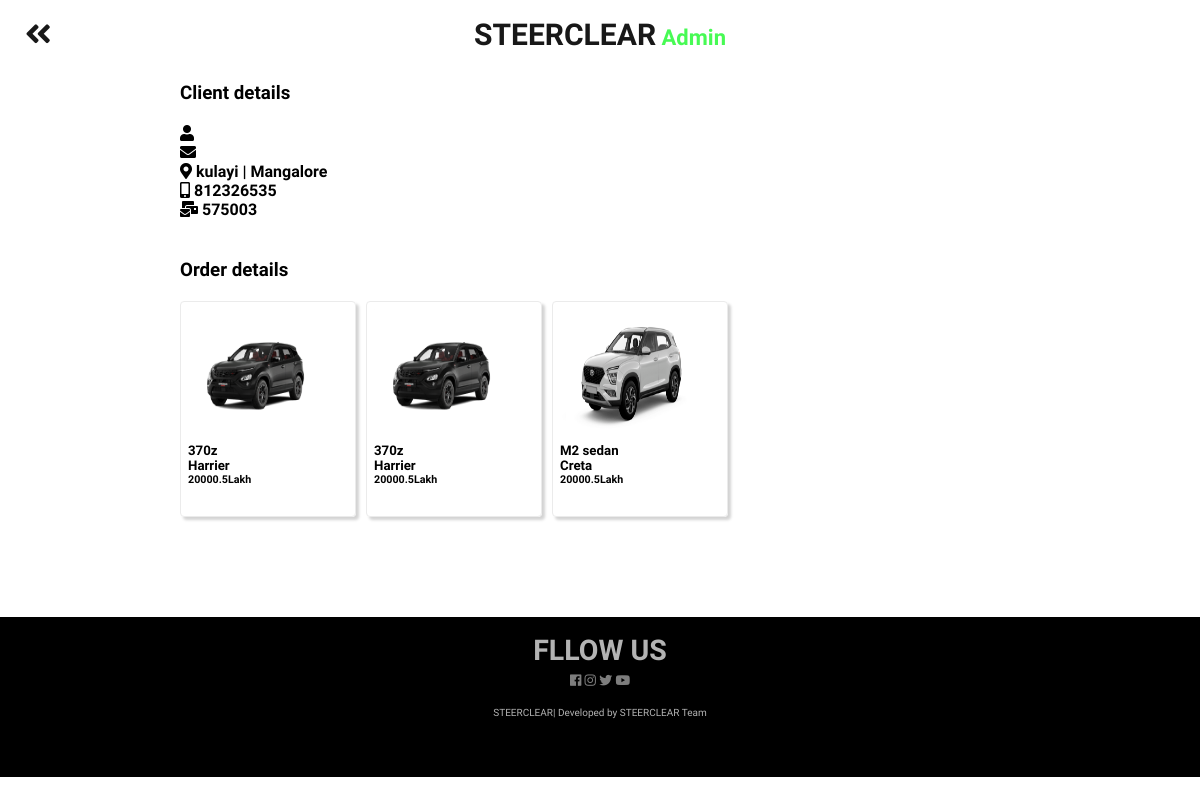
The page /orders.php?order_id=10 on the database its author committed.
### tables this page shows
CREATE TABLE `orders` (
  `id` int(11) NOT NULL,
  `user_id` bigint(20) NOT NULL,
  `address` varchar(256) NOT NULL,
  `city` varchar(256) NOT NULL,
  `phone` varchar(256) NOT NULL,
  `postal_code` varchar(256) NOT NULL
);

CREATE TABLE `order_items` (
  `id` int(11) NOT NULL,
  `order_id` int(11) NOT NULL,
  `product_id` bigint(20) NOT NULL DEFAULT -1,
  `product_id2` int(11) NOT NULL DEFAULT -1
);

CREATE TABLE `cars` (
  `id` bigint(11) NOT NULL,
  `manufacturer` varchar(256) NOT NULL,
  `model` varchar(256) NOT NULL,
  `price` varchar(256) NOT NULL,
  `condition` varchar(256) NOT NULL,
  `phone` varchar(256) NOT NULL,
  `email` varchar(256) NOT NULL,
  `speed` varchar(256) NOT NULL,
  `mileage` varchar(256) NOT NULL,
  `battery` tinytext NOT NULL,
  `fuel` varchar(256) NOT NULL,
  `total_run` varchar(256) NOT NULL,
  `gear` varchar(256) NOT NULL,
  `image` varchar(256) NOT NULL,
  `car_type` varchar(256) NOT NULL,
  `stock` tinyint(4) NOT NULL
);

### includes/admin.inc.php (called while the page is built, shortened)
<?php
	include 'includes/autoloader.inc.php';
	$order = new Order();
	if(isset($_GET['order_id'])){
		$order_items = $order->get_items($_GET['order_id']);
		$order_id = $_GET['order_id'];
	}

### classes/db.class.php (called while the page is built, shortened)
<?php
	class DB{
		private $dbservername = "localhost";
		private $dbusername = "root";
		private $dbpassword = "";
		private $dbname = "car_dealership";
		protected function connect(){
			$conn = new mysqli($this->dbservername, $this->dbusername, $this->dbpassword, $this->dbname);
			return $conn;
		}
	}
?>

### classes/order.class.php (called while the page is built, shortened)
<?php
	class Order extends DB{
		public function get_order($id = ""){
			if($id == ""){
				$sql = "SELECT * FROM `orders`;";
			}else{
				$sql = "SELECT * FROM `orders` WHERE `id` = '$id';";
			}
			$result = $this->connect()->query($sql);
			return $result;
		}
		public function get_items($id){
			$sql = "SELECT * FROM `order_items` WHERE `order_id`='$id';";
			$result = $this->connect()->query($sql);
			return $result;
		}
	}

### includes/autoloader.inc.php (called while the page is built, shortened)
<?php
	function classLoader($class){
		$dic = "classes/";
		$extension = ".class.php";
		$path = $dic . $class . $extension;
	}

### classes/car.class.php (called while the page is built, shortened)
<?php
	class Car extends DB{
		public function get_car($id=""){
			if($id == ""){
				$sql = "SELECT * FROM cars";
			} else {
				$sql = "SELECT * FROM cars WHERE id='$id'";
			}
			$stmt = $this->connect()->query($sql);
			return $stmt;
		}
		}

### orders.php (the view, shortened to what this page needs)
<?php
    include 'includes/admin.inc.php';
?>
<!DOCTYPE html>
<html lang="en" dir="ltr">
	<head>
        <link rel="stylesheet" href="https://cdnjs.cloudflare.com/ajax/libs/font-awesome/5.7.2/css/all.min.css"  />
        <link rel="stylesheet" href="css/admin.css">
	</head>
	<body>
		<div class="order-all">
			<div class="heading">
				<h1><a href="javascript:history.back();"><i class="fas fa-angle-double-left"></i></a>STEERCLEAR<span> Admin </span> </h1>
			</div>
			<div class="user-info">
				<h3>Client details</h3>
				<?php
					echo '
					<h4><i class="fas fa-user"></i> '.$_SESSION['username'].'</h4>
					<h4><i class="fas fa-envelope"></i> '.$_SESSION['email'].'</h4>
					';
				?>
				<?php
					$user_order = new Order();
					$user_order = $user_order->get_order($order_id);
					$user_order = $user_order->fetch_assoc();
					echo '
					<h4><i class="fas fa-map-marker-alt"></i> '.$user_order['address'].' | '.$user_order['city'].'</h4>
					<h4><i class="fas fa-mobile-alt"></i> '.$user_order['phone'].'</h4>
					<h4><i class="fas fa-mail-bulk"></i> '.$user_order['postal_code'].'</h4>
					';
				?>
			</div>
			<div class="order-container">
				<h3>Order details</h3>
				<?php
				echo '<div class="items">';
					while($row = $order_items->fetch_assoc()){
						$product_1 = $row['product_id'];
						$product_2 = $row['product_id2'];
						if($product_1 == -1){
							$item = new Product();
							$item = $item->get_product($product_2);
							$item = $item->fetch_assoc();
							echo '
							<div class="item">
								<img src="assets/Product_images/'.$item['image'].'">
								<h5 class="item-name">'.$item['model'].'</h5>
								<h5 class="item-name">'.$item['manufacturer'].'</h5>
								<h6 class="item-price">'.$item['price'].'Lakh</h6>
							</div>
							';
						} else {
							$item = new Car();
							$item = $item->get_car($product_1);
							$item = $item->fetch_assoc();
							echo '
							<div class="item">
								<img src="assets/Car_images/'.$item['image'].'">
								<h5 class="item-name">'.$item['model'].'</h5>
								<h5 class="item-name">'.$item['manufacturer'].'</h5>
								<h6 class="item-price">'.$item['price'].'Lakh</h6>
							</div>
							';
						}
					}
				echo '</div>'
				?>
			</div>
		</div>
		<footer>
			<div class="social">
			  <h2>FLLOW US</h2>
			  <a href="#"> <i class="fab fa-facebook"> <span></span> </i> </a>
			  <a href="#"> <i class="fab fa-instagram"> <span></span> </i> </a>
			  <a href="#"> <i class="fab fa-twitter"> <span></span> </i> </a>
			  <a href="#"> <i class="fab fa-youtube"> <span></span> </i> </a>
		  </div>
		  <div class="credit">
		  	<h1>STEERCLEAR| Developed by STEERCLEAR Team</h1>
		  </div>
		</footer>
	</body>
</html>

### css/admin.css (style rules this page uses)
* { margin: 0; padding: 0; }
.heading { opacity: .9; text-align: center; margin-top: 17px; }
.heading h1 { font-family: 'Aldrich', sans-serif; font-size: 30px; }
.heading h1 a { display: inline; float: left; margin-left: 25px; text-decoration: none; color: black; margin-right: -225px; }
.heading span { color: #34fa42; font-size: 22px; }
.user-info h3 { margin-top: 10px; margin-bottom: 20px; }
.user-info { width: 70%; margin: auto; height: auto; font-family: 'Aldrich', sans-serif; margin-top: 30px; margin-bottom: 30px; }
.order-container h3 { margin-top: 10px; margin-bottom: 20px; }
.order-container { display: flex; flex-direction: column; width: 100%; height: 100%; }
.order-container { width: 70%; margin: auto; height: auto; font-family: 'Aldrich', sans-serif; margin-top: 30px; margin-bottom: 90px; }
.item { float: left; width: 160px; height: 200px; margin-right: 10px; margin-bottom: 10px; padding: 7px; border-radius: 4px; border: 0.005cm solid #ebebeb; box-shadow: 3px 3px 3px lightgray; }
.item img { height: 130px; width: 145px; }
footer { font-family: 'Aldrich', sans-serif; position: flex; bottom: -150px; color: #fff; height: 20vh; width: 100%; background-color: black; text-align: center; font-size: 13px; }
footer .social { padding: 17px; font-size: 19px; opacity: .7; font-weight: lighter; margin-top: 5px; }
footer .social a { color: #fff; text-decoration: none; font-size: 13px; opacity: .7; }
footer .credit { opacity: .7; font-size: 10px; position: relative; bottom: 0px; font-weight: lighter; }
footer .credit h1 { font-size: 10px; font-weight: lighter; }

### rows shown on the page
orders: address "kulayi", city "Mangalore", phone "812326535", postal_code "575003"
order_items: cars.image (picture), cars.model "370z", cars.manufacturer "Harrier", cars.price "20000.5"
order_items: cars.image (picture), cars.model "370z", cars.manufacturer "Harrier", cars.price "20000.5"
order_items: cars.image (picture), cars.model "M2 sedan", cars.manufacturer "Creta", cars.price "20000.5"
